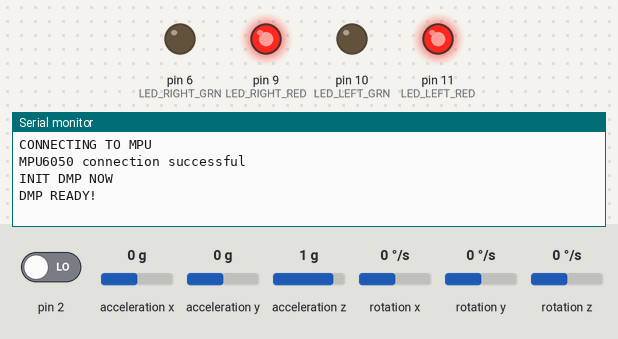
This sketch was run on a simulated Arduino Uno, built with avr-gcc and run on an emulated ATmega328P. Parts: output pins drawn as LEDs (lit = HIGH), the last lines printed to the serial monitor. The test bench sets the inputs (shaded band); at power-on: acceleration y 0 g, acceleration z 1 g, pin 2 LOW, acceleration x 0 g, rotation x 0 °/s, rotation y 0 °/s, rotation z 0 °/s. The sensor or clock chip raises its interrupt line as the real part does.

Above: at 3.7 s.
3.8 s: acceleration y set to -1.4 g
At 4.9 s:
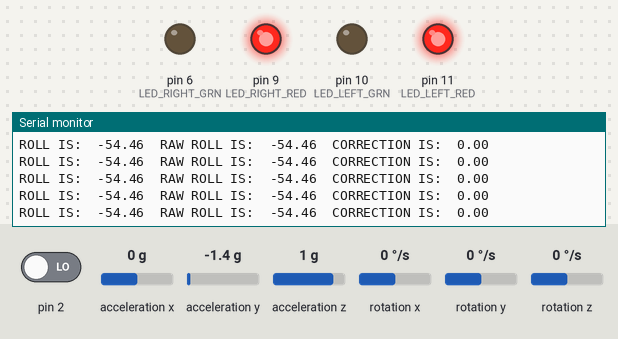
5.7 s: acceleration y set to 0.8 g
At 6.3 s:
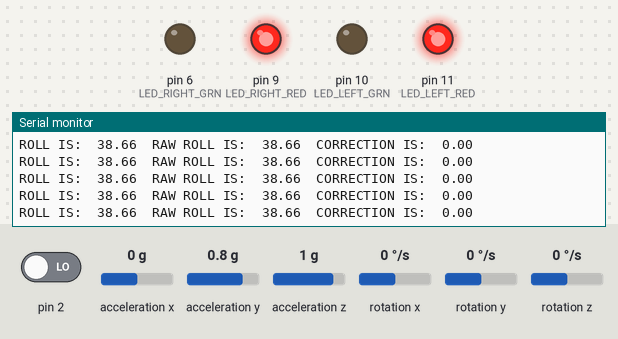
8.7 s: acceleration z set to -1.4 g
At 9.4 s:
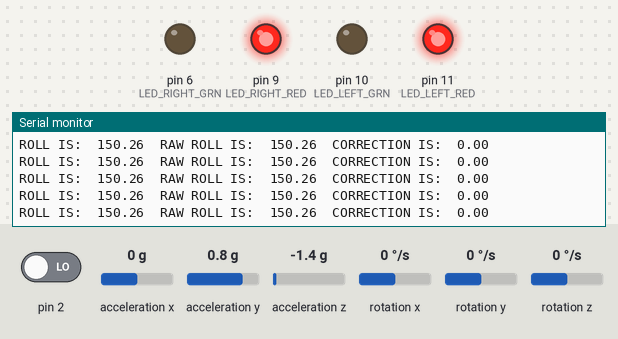
Timing chart, 0 to 11.7 s (numbered marks = the images above; inputs shaded):
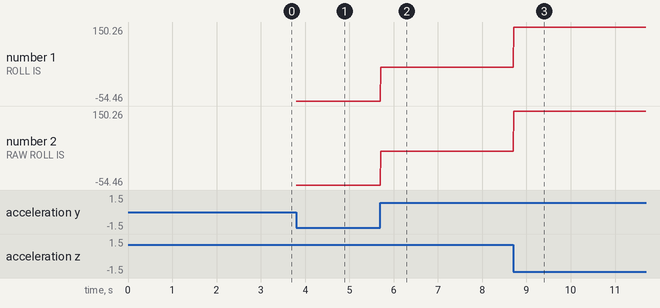

The sketch:

ZERO_ROLL_ANGLE.ino
```cpp
#include <Wire.h>
#include <I2Cdev.h>
#include <MPU6050_6Axis_MotionApps20.h>

int LED_LEFT_RED = 11; //LEFT RED
int LED_LEFT_GRN = 10; //LEFT GREEN
int LED_RIGHT_RED = 9; //RIGHT RED
int LED_RIGHT_GRN = 6; //RIGHT GREEN

//Make MPU Object and the needed variables
MPU6050 MPU_GYRO;
bool DMP_READY = false;  //Set to TRUE if the init went off right
uint8_t MPU_INT_STATUS;  //Holds our acrual interupt signal and status byte
uint8_t READY;           //Return status value for each packet/operation complete
uint8_t PACKET_SIZE;     //The EXPECTED DMP packet size (42 bytes according to datasheet)
uint8_t FIFO_COUNT;      //The old FIFO counter for bytes within the FIFO buffer itself
uint8_t FIFO_BUFFER[64]; //The actual FIFO Buffer which we use to move data from I2C to wire

Quaternion QUAT;         // [W , X, Y, Z] - Quaternion list/container
VectorFloat GRAVITY;     // [X, Y, Z] - Gravity force on each reading
float EULER_LIST[3];     // [PSI, THETA, PHI] - Euler Angle list/container
float YAW_PITCH_ROLL[3]; // [YAW, PITCH, ROLL] - YPR list/container
float ROLL_CORRECTION;
float ROLL_CORRECTED;
bool GET_CORRECTION = true;

volatile bool MPU_INTERUPT = false;
void DMP_DATA_READY()
{
    MPU_INTERUPT = true;
}

void setup()
{
#if I2CDEV_IMPLEMENTATION == I2CDEV_ARDUINO_WIRE
    Wire.begin();
    TWBR = 24;
#elif I2CDEV_IMPLEMENTATION == I2CDEV_BUILTIN_FASTWIRE
    Fastwire::setup(400, true);
#endif

    Serial.begin(115200);
    while (!Serial)
        ;

    Serial.println("CONNECTING TO MPU");
    MPU_GYRO.initialize();
    delay(2000);

    Serial.println(MPU_GYRO.testConnection() ? F("MPU6050 connection successful") : F("MPU6050 connection failed"));

    pinMode(LED_LEFT_RED, OUTPUT);  //LEFT RED PIN OUT
    pinMode(LED_LEFT_GRN, OUTPUT);  //LEFT GREEN PIN OUT
    pinMode(LED_RIGHT_RED, OUTPUT); //RIGHT RED PIN OUT
    pinMode(LED_RIGHT_GRN, OUTPUT); //RIGHT GREEN PIN OUT

    Serial.println("INIT DMP NOW");
    READY = MPU_GYRO.dmpInitialize();
    MPU_GYRO.setXGyroOffset(114);
    MPU_GYRO.setYGyroOffset(-101);
    MPU_GYRO.setZGyroOffset(-3);
    MPU_GYRO.setZAccelOffset(1928);

    if (READY == 0)
    {
        Serial.println("DMP READY!");
        analogWrite(LED_LEFT_RED, 255);
        analogWrite(LED_LEFT_GRN, 0);
        analogWrite(LED_RIGHT_RED, 255);
        analogWrite(LED_RIGHT_GRN, 0);

        MPU_GYRO.setDMPEnabled(true);
        attachInterrupt(0, DMP_DATA_READY, RISING);
        MPU_INT_STATUS = MPU_GYRO.getIntStatus();
        DMP_READY = true;
        PACKET_SIZE = MPU_GYRO.dmpGetFIFOPacketSize();
    }
    else
    {
        Serial.println("DMP NOT WORKING.  KILLING");
        return;
    }
}

void loop()
{
    if (!DMP_READY)
        return;

    MPU_INTERUPT = false;
    MPU_INT_STATUS = MPU_GYRO.getIntStatus();
    FIFO_COUNT = MPU_GYRO.getFIFOCount();

    if ((MPU_INT_STATUS & 0x10) || FIFO_COUNT == 1024)
    {
        MPU_GYRO.resetFIFO();
        Serial.println("FIFO FUCKED GOOD. Resetting");
    }
    else if (MPU_INT_STATUS & 0x02)
    {
        while (FIFO_COUNT < PACKET_SIZE)
            FIFO_COUNT = MPU_GYRO.getFIFOCount();
        MPU_GYRO.getFIFOBytes(FIFO_BUFFER, PACKET_SIZE);
        FIFO_COUNT -= PACKET_SIZE;

        MPU_GYRO.dmpGetQuaternion(&QUAT, FIFO_BUFFER);
        MPU_GYRO.dmpGetGravity(&GRAVITY, &QUAT);
        MPU_GYRO.dmpGetYawPitchRoll(YAW_PITCH_ROLL, &QUAT, &GRAVITY);

        float ROLL_RAW = (YAW_PITCH_ROLL[2] * 180 / M_PI);

        //Since we have some kinda weird roll error, just set the correction
        //to whatever the angle is when the cube is "flat"
        if ((ROLL_RAW > 1) && (ROLL_RAW < 2.2) && GET_CORRECTION)
        {
            ROLL_CORRECTION = abs(ROLL_RAW);
            GET_CORRECTION = false;
        }
        else
        {
            if (ROLL_RAW > 0)
            {
                ROLL_CORRECTED = ROLL_RAW - ROLL_CORRECTION;
                Serial.print("ROLL IS:\t");
                Serial.print(ROLL_CORRECTED);
                Serial.print("\tRAW ROLL IS:\t");
                Serial.print(ROLL_RAW);
                Serial.print("\tCORRECTION IS:\t");
                Serial.println(ROLL_CORRECTION);
                GET_CORRECTION = true;
            }
            if (ROLL_RAW < 0)
            {
                ROLL_CORRECTED = ROLL_RAW + ROLL_CORRECTION;
                Serial.print("ROLL IS:\t");
                Serial.print(ROLL_CORRECTED);
                Serial.print("\tRAW ROLL IS:\t");
                Serial.print(ROLL_RAW);
                Serial.print("\tCORRECTION IS:\t");
                Serial.println(ROLL_CORRECTION);
                GET_CORRECTION = true;
            }
        }
    }
}
```

Measured:
- after the input at 3.8 s, the serial monitor: prints a new line at once (image 1)
- after the input at 5.7 s, the serial monitor: prints a new line at once (image 2)
- after the input at 8.7 s, the serial monitor: prints a new line at once (image 3)
- plotted number 1: -54.46 → 38.66 after the input at 5.7 s, 38.66 → 150.26 after the input at 8.7 s
- plotted number 2: -54.46 → 38.66 after the input at 5.7 s, 38.66 → 150.26 after the input at 8.7 s
